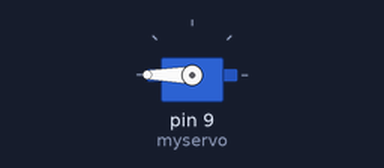
Recording of a sketch running on a simulated Arduino Uno, built with avr-gcc and run on an emulated ATmega328P. Parts: servo.

Above: at 0.05 s.
Timing chart, 0 to 4.6 s (numbered marks = the images above):
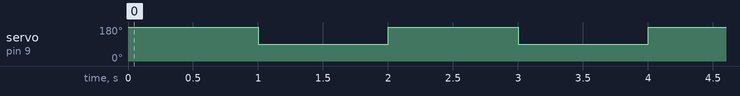

The sketch:

part1.ino
```cpp
#include <Servo.h>

Servo myservo;
int deg = 0;

void setup() {
  // put your setup code here, to run once:
  myservo.attach(9, 1000, 2000);
  myservo.write(90);
}

void loop() {
  // put your main code here, to run repeatedly:
//  for (deg = 0; deg <= 90; deg += 1) {
//    myservo.write(deg);
//    delay(100);
//  }
//  delay(500);
//  for (deg = 90; deg >= 0; deg -= 1) {
//    myservo.write(deg);
//    delay(100);
//  }
//  delay(500);

  myservo.write(180);
  delay(1000);
  myservo.write(90);
  delay(1000);
}
```

Measured:
- by itself, servo on pin 9 (myservo): alternates 180° for 1.0 s and 90° for 1.0 s
